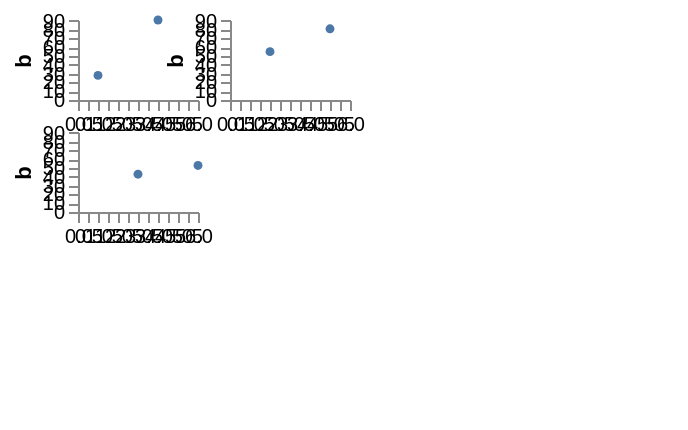

Vega-Lite specification for this chart:
### Vega specification from a JSON file in a GitHub repository (floating-point values rounded to 4 significant figures)
{"width": 300, "height": 200, "padding": 5, "data": [{"name": "table", "values": [{"a": "Alpha", "b": 28, "c": "x", "d": 1, "col": 0, "row": 0}, {"a": "Bravo", "b": 55, "c": "y", "d": 2, "col": 1, "row": 1}, {"a": "Charlie", "b": 43, "c": "x", "d": 3, "col": 2, "row": 0}, {"a": "Delta", "b": 91, "c": "z", "d": 4, "col": 0, "row": 1}, {"a": "Echo", "b": 81, "c": "y", "d": 5, "col": 1, "row": 0}, {"a": "Foxtrot", "b": 53, "c": "z", "d": 6, "col": 2, "row": 1}]}], "scales": [{"name": "x", "type": "linear", "domain": {"data": "table", "field": "d"}, "range": [0, 60]}, {"name": "y", "type": "linear", "domain": {"data": "table", "field": "b"}, "range": [40, 0]}], "layout": {"align": "all", "bounds": "flush", "columns": 2, "padding": 16}, "marks": [{"type": "group", "from": {"facet": {"name": "facet", "data": "table", "groupby": ["col"]}}, "encode": {"update": {"width": {"value": 60}, "height": {"value": 40}}}, "axes": [{"orient": "left", "scale": "y", "title": "b"}, {"orient": "bottom", "scale": "x"}], "marks": [{"type": "symbol", "from": {"data": "facet"}, "encode": {"enter": {"x": {"scale": "x", "field": "d"}, "y": {"scale": "y", "field": "b"}, "size": {"value": 20}}}}]}]}
